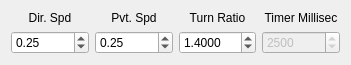
   <widget class="QWidget" name="layoutWidget">
    <property name="geometry">
     <rect>
      <x>20</x>
      <y>300</y>
      <width>351</width>
      <height>51</height>
     </rect>
    </property>
    <layout class="QGridLayout" name="gridLayout_5">
     <item row="0" column="0">
      <widget class="QLabel" name="label">
       <property name="text">
        <string>Dir. Spd</string>
       </property>
       <property name="alignment">
        <set>Qt::AlignCenter</set>
       </property>
      </widget>
     </item>
     <item row="0" column="1">
      <widget class="QLabel" name="label_3">
       <property name="text">
        <string>Pvt. Spd</string>
       </property>
       <property name="alignment">
        <set>Qt::AlignCenter</set>
       </property>
      </widget>
     </item>
     <item row="0" column="2">
      <widget class="QLabel" name="label_4">
       <property name="text">
        <string>Turn Ratio</string>
       </property>
       <property name="alignment">
        <set>Qt::AlignCenter</set>
       </property>
      </widget>
     </item>
     <item row="0" column="3">
      <widget class="QLabel" name="label_8">
       <property name="text">
        <string>Timer Millisec</string>
       </property>
       <property name="alignment">
        <set>Qt::AlignCenter</set>
       </property>
      </widget>
     </item>
     <item row="1" column="0">
      <widget class="QDoubleSpinBox" name="speed_doubleSpinBox">
       <property name="maximum">
        <double>2.990000000000000</double>
       </property>
       <property name="singleStep">
        <double>0.030000000000000</double>
       </property>
       <property name="value">
        <double>0.250000000000000</double>
       </property>
      </widget>
     </item>
     <item row="1" column="1">
      <widget class="QDoubleSpinBox" name="pivot_spd_doubleSpinBox">
       <property name="maximum">
        <double>1.500000000000000</double>
       </property>
       <property name="singleStep">
        <double>0.030000000000000</double>
       </property>
       <property name="value">
        <double>0.250000000000000</double>
       </property>
      </widget>
     </item>
     <item row="1" column="2">
      <widget class="QDoubleSpinBox" name="turn_ratio_doubleSpinBox">
       <property name="decimals">
        <number>4</number>
       </property>
       <property name="minimum">
        <double>1.100000000000000</double>
       </property>
       <property name="maximum">
        <double>3.000000000000000</double>
       </property>
       <property name="singleStep">
        <double>0.100000000000000</double>
       </property>
       <property name="value">
        <double>1.400000000000000</double>
       </property>
      </widget>
     </item>
     <item row="1" column="3">
      <widget class="QSpinBox" name="timer_spinBox">
       <property name="enabled">
        <bool>false</bool>
       </property>
       <property name="maximum">
        <number>10000</number>
       </property>
       <property name="singleStep">
        <number>100</number>
       </property>
       <property name="value">
        <number>2500</number>
       </property>
      </widget>
     </item>
    </layout>
   </widget>
